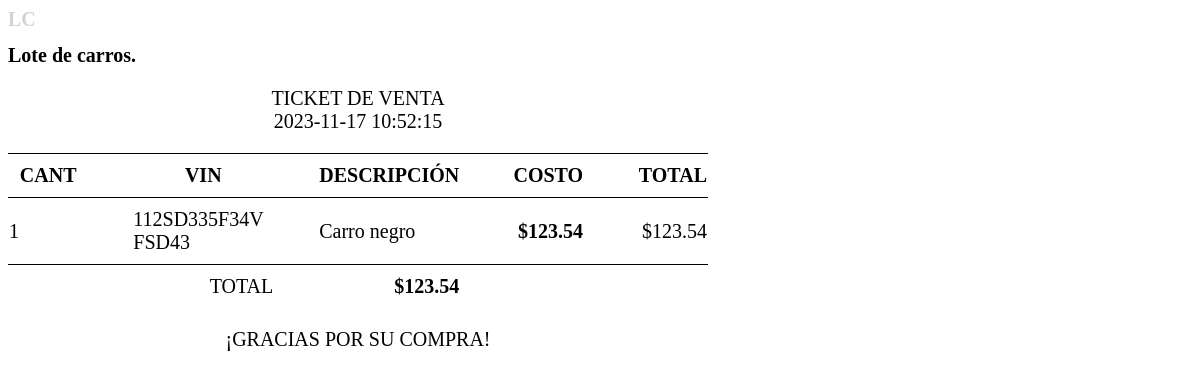
/imprimirTicket.php?id=3, run on the app's committed database.
### tables this page shows
CREATE TABLE `ventas` (
  `id` bigint(20) NOT NULL,
  `fecha` datetime NOT NULL,
  `total` decimal(7,2) NOT NULL
);

CREATE TABLE `vehiculos_vendidos` (
  `id` bigint(20) UNSIGNED NOT NULL,
  `id_vehiculo` bigint(20) UNSIGNED NOT NULL,
  `cantidad` bigint(20) UNSIGNED NOT NULL,
  `id_venta` bigint(20) UNSIGNED NOT NULL
);

CREATE TABLE `vehiculos` (
  `id` int(11) NOT NULL,
  `VIN` varchar(17) NOT NULL,
  `cod_titulo` varchar(20) NOT NULL,
  `transmision` varchar(50) NOT NULL,
  `costo` decimal(10,2) NOT NULL,
  `motor` varchar(50) NOT NULL,
  `color` varchar(50) NOT NULL,
  `serie` varchar(20) NOT NULL,
  `descrip` varchar(150) NOT NULL,
  `no_cil` varchar(10) NOT NULL,
  `disponible` int(11) NOT NULL
);

### imprimirTicket.php (the view, shortened to what this page needs)
<?php
$id = $_GET["id"];
include_once "base_de_datos.php";
$sentencia = $base_de_datos->prepare("SELECT id, fecha, total FROM ventas WHERE id = ?");
$sentencia->execute([$id]);
$venta = $sentencia->fetchObject();
$setenciavehiculos = $base_de_datos->prepare("SELECT v.VIN, v.descrip, v.costo, vv.cantidad
FROM vehiculos v
INNER JOIN
vehiculos_vendidos vv
ON v.id = vv.id_vehiculo
WHERE vv.id_venta = ?");
$setenciavehiculos->execute([$id]);
$vehiculos = $setenciavehiculos->fetchAll();
?>
<body>
    <div class="ticket">
        <h1 style="color: lightgray;">LC</h1>
        <h1>Lote de carros.</h1>
        <p class="centrado">TICKET DE VENTA
            <br><?php echo $venta->fecha; ?>
        </p>
        <table>
            <thead>
                <tr>
                    <th class="vehiculo">CANT</th>
                    <th class="cantidad">VIN</th>
                    <th class="cantidad">DESCRIPCIÓN</th>
                    <th class="costo">COSTO</th>
                    <th class="costo">TOTAL</th>
                </tr>
            </thead>
            <tbody>
                <?php
                $total = 0;
                foreach ($vehiculos as $vehiculo) {
                    $subtotal = $vehiculo->costo * $vehiculo->cantidad;
                    $total += $subtotal;
                ?>
                    <tr>
                        <td class="vehiculo"><?php echo $vehiculo->cantidad;  ?></td>
                        <td class="cantidad"><?php echo $vehiculo->VIN;  ?> </td>
                        <td class="cantidad">  <?php echo $vehiculo->descrip;  ?></td>
                        <td class="costo"><strong>$<?php echo number_format($vehiculo->costo, 2) ?></strong></td>
                        <td class="costo">$<?php echo number_format($subtotal, 2)  ?></td>
                    </tr>
                <?php } ?>
                <tr>
                    <td colspan="2" style="text-align: right;">TOTAL</td>
                    <td class="costo">
                        <strong>$<?php echo number_format($total, 2) ?></strong>
                    </td>
                </tr>
            </tbody>
        </table>
        <p class="centrado">¡GRACIAS POR SU COMPRA!
        </p>
    </div>
</body>

### imprimirTicket.php (style rules this page uses)
* { font-size: 20px; font-family: 'Times New Roman'; }
td, th, tr, table { border-top: 1px solid black; padding-top: 10px; padding-bottom: 10px; border-collapse: collapse; }
td.vehiculo, th.vehiculo { width: 80px; max-width: 80px; }
td.cantidad, th.cantidad { padding-left: 45px; width: 150px; max-width: 150px; word-break: break-all; }
td.costo, th.costo { width: 130px; max-width: 130px; word-break: break-all; text-align: right; }
.centrado { text-align: center; align-content: center; }
.ticket { width: 700px; max-width: 700px; }

### data on the page
ventas: fecha "2023-11-17 10:52:15"
vehiculos_vendidos: cantidad "1", id_vehiculo.VIN "112SD335F34VFSD43", id_vehiculo.descrip "Carro negro", id_vehiculo.costo "123.54"

### other printed values
$total "123.54"
